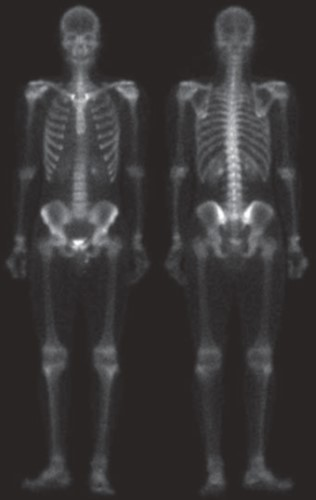
#> input picture HW2/images/image_2-1.jpg, 316 x 500 px
$ python p2.py   (older library calls are emulated)
#> lines starting #> are read from the running program, lines starting #| are printed output that depends on the picture
# -*- coding: utf-8 -*-
"""
Created on Tue Oct  8 13:43:46 2024

@author: jeff9
"""


import numpy as np
import matplotlib.pyplot as plt
from skimage import exposure, io

# 讀取圖像
image1 = io.imread('./images/image_2-1.jpg', as_gray=True)
#> image1: shape (500, 316) float64; min 0.139, max 0.999, mean 0.215
image2 = io.imread('./images/images_2-2.jpg', as_gray=True)
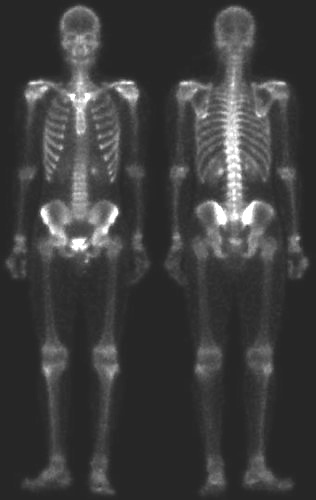
#> input picture HW2/images/images_2-2.jpg, 316 x 500 px
#> image2 is the input picture: shape (500, 316); min 36, max 255, mean 61.3
image3 = io.imread('./images/images_2-3.jpg', as_gray=True)
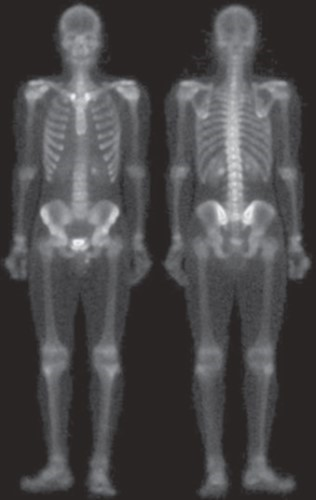
#> input picture HW2/images/images_2-3.jpg, 316 x 500 px
#> image3: shape (500, 316) float64; min 0.132, max 0.946, mean 0.285

def difference_image(matched_image,image2):
    g = abs(matched_image-image2)
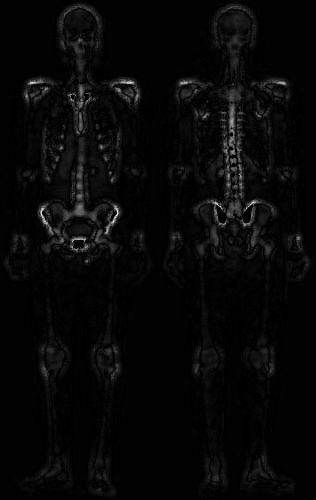
#> g: shape (500, 316) float64; min 0, max 75.54, mean 2.5; drawn with min black and max white
    gm = g-np.min(g)
    gs = 255*(gm/np.max(gm))
    return gs

def histogram_matching(image1, image2):
    # 進行直方圖匹配
    matched_image = exposure.match_histograms(image1, image2, multichannel=False)

    # 顯示原圖像、匹配後的圖像和目標圖像
    fig, axes = plt.subplots(1, 3, figsize=(15, 5))
    axes[0].imshow(image1, cmap='gray')
    axes[0].set_title('Original Image')
    axes[0].axis('off')

    axes[1].imshow(matched_image, cmap='gray')
    axes[1].set_title('Histogram Matched Image')
    axes[1].axis('off')

    diff_image = difference_image(matched_image, image2)
# =============================================================================
#     axes[2].imshow(image2, cmap='gray')
#     axes[2].set_title('Target Image')
#     axes[2].axis('off')
# =============================================================================
    axes[2].imshow(diff_image, cmap='gray')
    axes[2].set_title('Difference Image')
    axes[2].axis('off')
    plt.show()
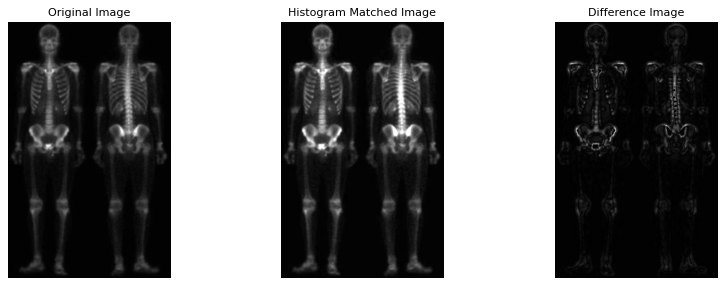
#> figure drawn by matplotlib, 3 panels

histogram_matching(image1, image2)
histogram_matching(image1, image3)
#> in difference_image (call 2), `g = abs(matched_image-image2)`:
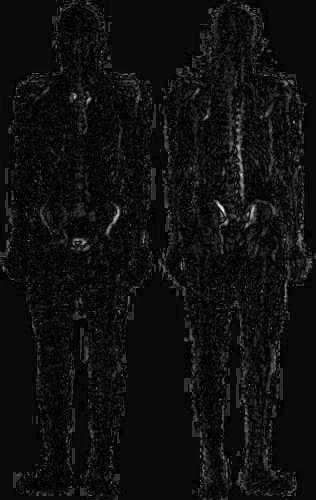
#> g: shape (500, 316) float64; min 0, max 0.203, mean 0.0126; drawn with min black and max white
